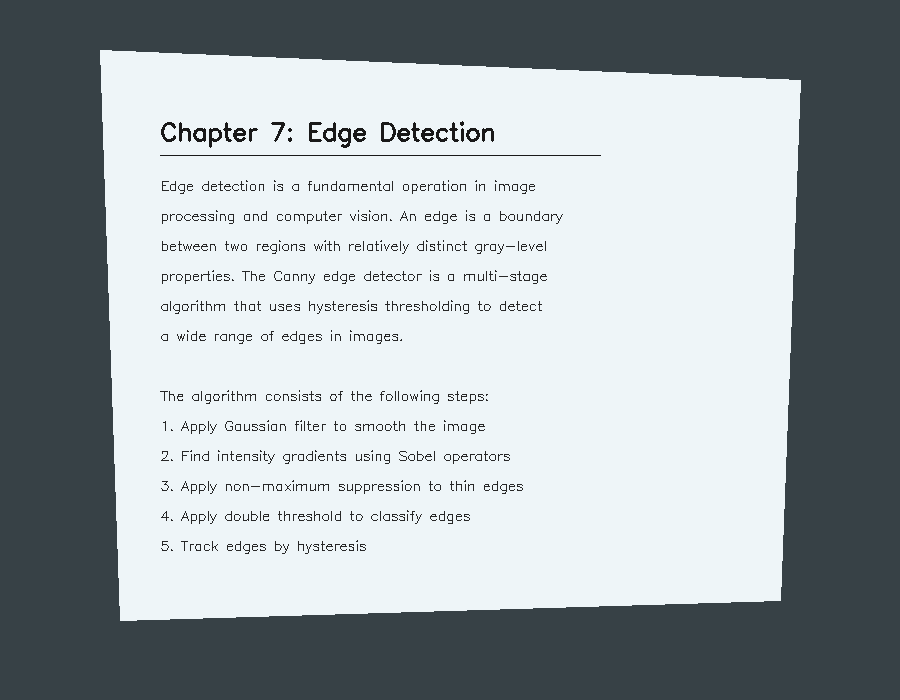
#> input picture data/sample_bookpage.png, 900 x 700 px
$ python -i gui_scanner.py   (imports and definitions only)
#> lines starting #> are read from the running program, lines starting #| are printed output that depends on the picture; after the words box and inside, x2 and y2 are one past the last pixel; in counts of white or black regions, pixels touching at a corner belong together
"""
Document Scanner — Interactive GUI Application
================================================
Course: Introduction to Computer Vision — Spring 2026
University: International University of Rabat (UIR) — ESIN
Professor: Ilias TOUGUI

This standalone Tkinter application wraps the document scanning pipeline
and provides an interactive interface for:
- Loading document images
- Automatic document detection and perspective correction
- Adjustable parameters (blur, Canny thresholds, enhancement, gamma)
- Side-by-side original vs scanned comparison
- Saving scanned output

Usage:
    python gui_scanner.py
"""

import cv2
import numpy as np
import tkinter as tk
from tkinter import filedialog, messagebox, ttk
from PIL import Image, ImageTk
import os


# ============================================================
# Document Scanner Pipeline Functions
# ============================================================

def preprocess_image(image, blur_kernel_size=5):
    """
    Convert image to grayscale and apply Gaussian blur.

    Course Concept: Linear Image Filtering (Gaussian blur)
    """
    gray = cv2.cvtColor(image, cv2.COLOR_BGR2GRAY)
    blurred = cv2.GaussianBlur(gray, (blur_kernel_size, blur_kernel_size), 0)
    return gray, blurred


def detect_edges(blurred_image, low_threshold=50, high_threshold=150):
    """
    Apply Canny edge detection.

    Course Concept: Edge Detection (Szeliski 7.2.1)
    """
    return cv2.Canny(blurred_image, low_threshold, high_threshold)


def find_document_contour(edges, image_shape, min_area_ratio=0.05):
    """
    Find the largest quadrilateral contour.

    Course Concept: Boundary Detection (Szeliski 7.3)
    """
    contours, _ = cv2.findContours(edges, cv2.RETR_LIST, cv2.CHAIN_APPROX_SIMPLE)
    contours = sorted(contours, key=cv2.contourArea, reverse=True)

    image_area = image_shape[0] * image_shape[1]
    min_area = image_area * min_area_ratio

    for contour in contours:
        if cv2.contourArea(contour) < min_area:
            continue
        perimeter = cv2.arcLength(contour, True)
        approx = cv2.approxPolyDP(contour, 0.02 * perimeter, True)
        if len(approx) == 4:
            return approx
    return None


def order_points(pts):
    """Order points as [TL, TR, BR, BL]."""
    pts = pts.reshape(4, 2)
    ordered = np.zeros((4, 2), dtype=np.float32)
    s = pts.sum(axis=1)
    ordered[0] = pts[np.argmin(s)]
    ordered[2] = pts[np.argmax(s)]
    d = np.diff(pts, axis=1).flatten()
    ordered[1] = pts[np.argmin(d)]
    ordered[3] = pts[np.argmax(d)]
    return ordered


def perspective_warp(image, ordered_pts):
    """
    Apply perspective transform to get top-down view.

    New Concept: Perspective Transform / Homography
    """
    tl, tr, br, bl = ordered_pts
    max_width = int(max(np.linalg.norm(tr - tl), np.linalg.norm(br - bl)))
    max_height = int(max(np.linalg.norm(bl - tl), np.linalg.norm(br - tr)))

    dst_pts = np.array([
        [0, 0], [max_width - 1, 0],
        [max_width - 1, max_height - 1], [0, max_height - 1]
    ], dtype=np.float32)

    M = cv2.getPerspectiveTransform(ordered_pts, dst_pts)
    return cv2.warpPerspective(image, M, (max_width, max_height))


def enhance_image(image, method='adaptive', gamma=0.7):
    """Apply image enhancement."""
    gray = cv2.cvtColor(image, cv2.COLOR_BGR2GRAY) if len(image.shape) == 3 else image

    if method == 'adaptive':
        return cv2.adaptiveThreshold(gray, 255, cv2.ADAPTIVE_THRESH_GAUSSIAN_C,
                                     cv2.THRESH_BINARY, 11, 2)
    elif method == 'clahe':
        clahe = cv2.createCLAHE(clipLimit=2.0, tileGridSize=(8, 8))
        return clahe.apply(gray)
    elif method == 'equalize':
        return cv2.equalizeHist(gray)
    elif method == 'gamma':
        inv_gamma = 1.0 / gamma
        table = np.array([((i / 255.0) ** inv_gamma) * 255 for i in range(256)], dtype=np.uint8)
        return cv2.LUT(image, table)
    elif method == 'sharpen':
        kernel = np.array([[0, -1, 0], [-1, 5, -1], [0, -1, 0]])
        return cv2.filter2D(image, -1, kernel)
    else:
        return gray


def scan_document(image, blur_kernel=5, canny_low=50, canny_high=150,
                  enhancement='adaptive', gamma=0.7):
    """Complete document scanning pipeline."""
    gray, blurred = preprocess_image(image, blur_kernel)
    edges = detect_edges(blurred, canny_low, canny_high)
    contour = find_document_contour(edges, image.shape[:2])

    if contour is None:
        return None, None, None

    ordered_pts = order_points(contour)
    warped = perspective_warp(image, ordered_pts)
    enhanced = enhance_image(warped, enhancement, gamma)

    return enhanced, warped, ordered_pts


# ============================================================
# GUI Application
# ============================================================

class DocumentScannerApp:
    """Interactive Document Scanner GUI using Tkinter."""

    # [358 lines left out: functions __init__, _build_ui, _build_controls, _build_display, load_image, scan and 2 more, not called in this run]


# ============================================================
# Main Entry Point
# ============================================================

# [4 lines not run here, left out]

>>> import cv2
>>> picture = cv2.imread('../data/sample_bookpage.png')
#> picture is the input picture: shape (700, 900, 3); mean B, G, R 171.3, 167.5, 159.4
>>> result = scan_document(picture)
#> in preprocess_image, `blurred = cv2.GaussianBlur(gray, (blur_kernel_size, blur_kernel_size),..`:
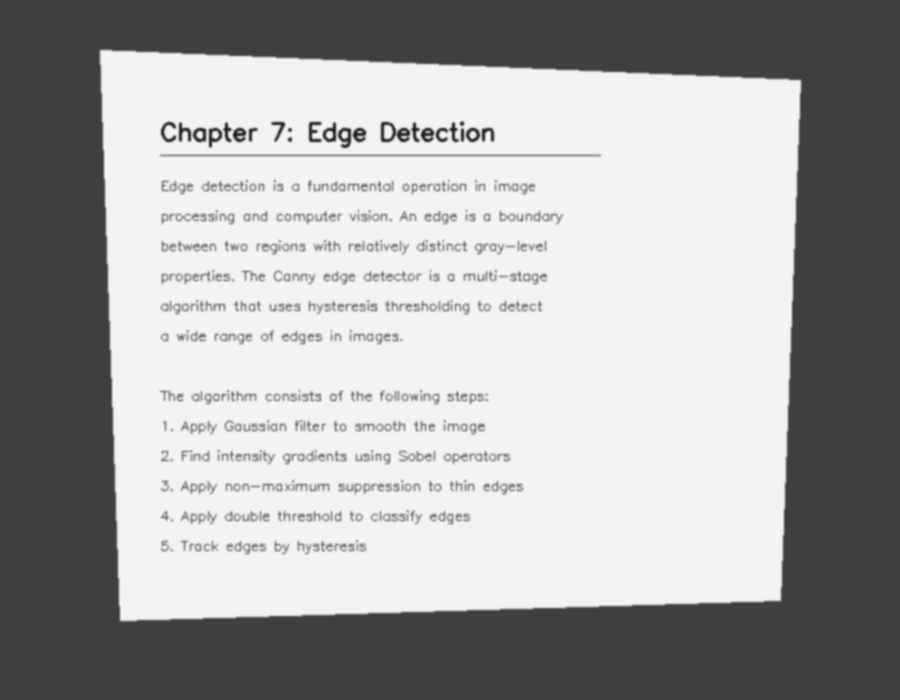
#> blurred: shape (700, 900); min 28, max 243, mean 165.6
#> in detect_edges, `return cv2.Canny(blurred_image, low_threshold, high_threshold)`:
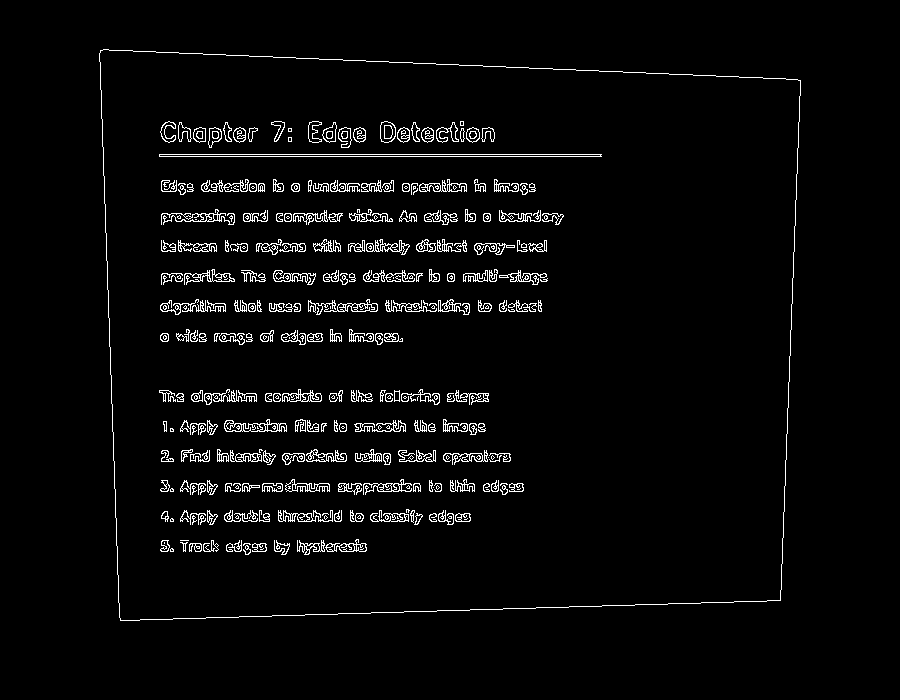
#> returned value: shape (700, 900); 3.4% white in thin lines or dots, all inside (x1, y1, x2, y2) = (99, 49, 801, 621)
#> in find_document_contour, `contours, _ = cv2.findContours(edges, cv2.RETR_LIST, cv2.CHAIN_APPROX_..`: contours = 891 contours, 549 with area under 20; largest, box (x1, y1, x2, y2) and area: (99, 49, 801, 621) 371825, (99, 49, 801, 621) 371823, (159, 154, 602, 157) 883, (159, 154, 601, 157) 880, (224, 419, 287, 432) 468
#> the loop in find_document_contour, `for contour in contours:` made 1 pass
#> (perimeter, approx) on pass 1: (2488.9, [[100, 50], [120, 620], [780, 600], [800, 80]])
#> in scan_document, `contour = find_document_contour(edges, image.shape[:2])`: contour = [[100, 50], [120, 620], [780, 600], [800, 80]]
#> in order_points, `s = pts.sum(axis=1)`: s = [150, 740, 1380, 880]
#> in order_points, `d = np.diff(pts, axis=1).flatten()`: d = [-50, 500, -180, -720]
#> in scan_document, `ordered_pts = order_points(contour)`: ordered_pts = [[100, 50], [800, 80], [780, 600], [120, 620]]
#> in perspective_warp, `tl, tr, br, bl = ordered_pts`: tl = [100, 50]; tr = [800, 80]; br = [780, 600]; bl = [120, 620]
#> in perspective_warp, `max_width = int(max(np.linalg.norm(tr - tl), np.linalg.norm(br - bl)))`: max_width = 700
#> in perspective_warp, `max_height = int(max(np.linalg.norm(bl - tl), np.linalg.norm(br - tr)))`: max_height = 570
#> in perspective_warp, `dst_pts = np.array([ [0, 0], [max_width - 1, 0], [max_width - 1, max_h..`: dst_pts = [[0, 0], [699, 0], [699, 569], [0, 569]]
#> in perspective_warp, `M = cv2.getPerspectiveTransform(ordered_pts, dst_pts)`: M = [[0.895, -0.0314, -87.9], [-0.0396, 0.924, -42.23], [-0.000122, -9.88e-05, 1]]
#> in perspective_warp, `return cv2.warpPerspective(image, M, (max_width, max_height))`:
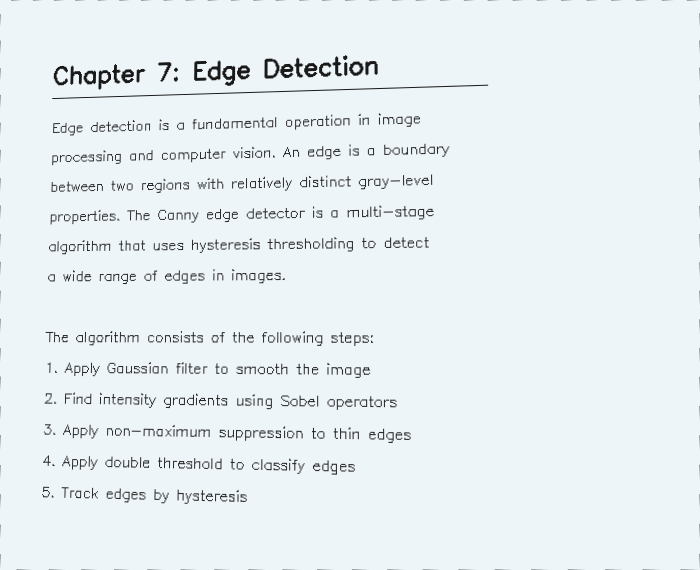
#> returned value: shape (570, 700, 3); mean of channels 0, 1, 2 241.9, 239, 232.1; drawn as B, G, R
#> in enhance_image, `return cv2.adaptiveThreshold(gray, 255, cv2.ADAPTIVE_THRESH_GAUSSIAN_C..`:
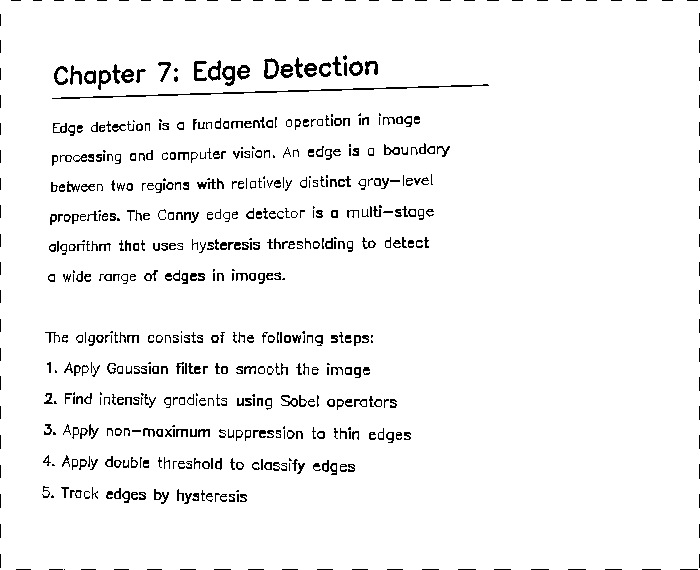
#> returned value: shape (570, 700); 95.5% white; black in thin lines or dots

$ run again, on data/sample_receipt.png
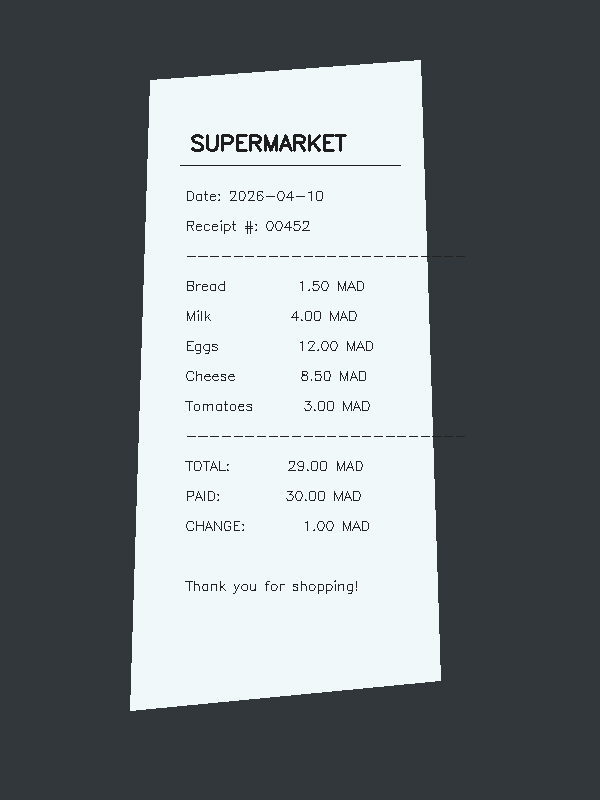
#> input picture data/sample_receipt.png, 600 x 800 px
#> picture is the input picture: shape (800, 600, 3); mean B, G, R 129.8, 126, 119.9
#> in detect_edges, `return cv2.Canny(blurred_image, low_threshold, high_threshold)`:
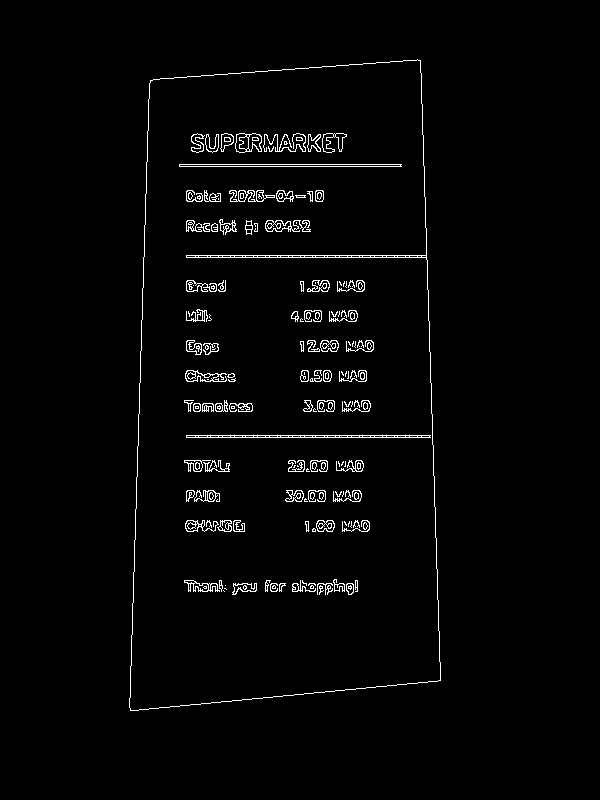
#> returned value: shape (800, 600); 2.1% white in thin lines or dots, all inside (x1, y1, x2, y2) = (129, 59, 441, 711)
#> contours = 418 contours, 281 with area under 20; largest, box (x1, y1, x2, y2) and area: (129, 59, 441, 711) 182169, (129, 59, 441, 711) 181686, (186, 435, 431, 438) 487, (179, 164, 402, 167) 443, (179, 164, 401, 167) 440
#> the loop in find_document_contour, `for contour in contours:` made 1 pass
#> (perimeter, approx) on pass 1: (1868.9, [[420, 60], [150, 80], [130, 710], [440, 680]])
#> contour = [[420, 60], [150, 80], [130, 710], [440, 680]]
#> s = [480, 230, 840, 1120]
#> d = [-360, -70, 580, 240]
#> ordered_pts = [[150, 80], [420, 60], [440, 680], [130, 710]]
#> tl = [150, 80]; tr = [420, 60]; br = [440, 680]; bl = [130, 710]
#> max_width = 311
#> max_height = 630
#> dst_pts = [[0, 0], [310, 0], [310, 629], [0, 629]]
#> M = [[1.16, 0.0368, -176.7], [0.0866, 1.17, -106.5], [-1.9e-05, 0.00024, 1]]
#> in enhance_image, `return cv2.adaptiveThreshold(gray, 255, cv2.ADAPTIVE_THRESH_GAUSSIAN_C..`:
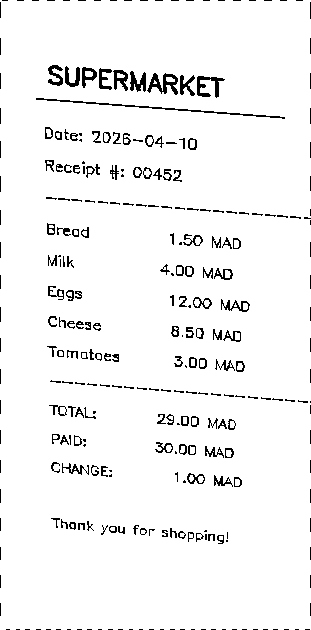
#> returned value: shape (630, 311); 95.3% white; black in thin lines or dots
